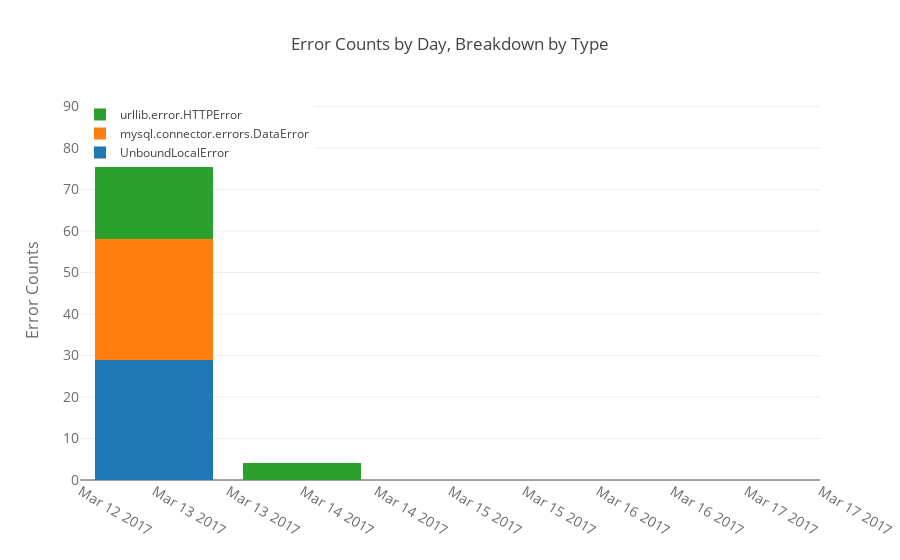

The code cell stored with this chart in its notebook:
### Code cell
layout = pogo.Layout(
    title='Error Counts by Day, Breakdown by Type',
    xaxis=dict(
        tickformat = "%b %e %Y",
        ticks = [str(d) for d in err_counts.index.get_level_values('day').unique()],
        tickfont=dict(
            size=14,
            color='rgb(107, 107, 107)'
        ),
    ),
    yaxis=dict(
        title='Error Counts',
        titlefont=dict(
            size=16,
            color='rgb(107, 107, 107)'
        ),
        tickfont=dict(
            size=14,
            color='rgb(107, 107, 107)'
        )
    ),
    legend=dict(
        x=0,
        y=1.0
    ),
    barmode='stack'
)

ec_fig = pogo.Figure(data=data_ecs, layout=layout)
iplot(ec_fig, filename='stacked-bar')

### Figure 1 — Plotly figure (JSON) as saved in the notebook; plotly's stock layout.template omitted (floating-point values rounded to 4 significant figures)
{"data": [{"name": "UnboundLocalError", "type": "bar", "x": ["2017-03-13", "2017-03-14", "2017-03-15", "2017-03-16", "2017-03-17"], "y": [29, 0, 0, 0, 0]}, {"name": "mysql.connector.errors.DataError", "type": "bar", "x": ["2017-03-13", "2017-03-14", "2017-03-15", "2017-03-16", "2017-03-17"], "y": [29, 0, 0, 0, 0]}, {"name": "urllib.error.HTTPError", "type": "bar", "x": ["2017-03-13", "2017-03-14", "2017-03-15", "2017-03-16", "2017-03-17"], "y": [29, 4, 0, 0, 0]}], "layout": {"barmode": "stack", "legend": {"x": 0, "y": 1}, "title": "Error Counts by Day, Breakdown by Type", "xaxis": {"tickfont": {"color": "rgb(107, 107, 107)", "size": 14}, "tickformat": "%b %e %Y", "ticks": ["2017-03-13", "2017-03-14", "2017-03-15", "2017-03-16", "2017-03-17"]}, "yaxis": {"tickfont": {"color": "rgb(107, 107, 107)", "size": 14}, "title": "Error Counts", "titlefont": {"color": "rgb(107, 107, 107)", "size": 16}}}}
